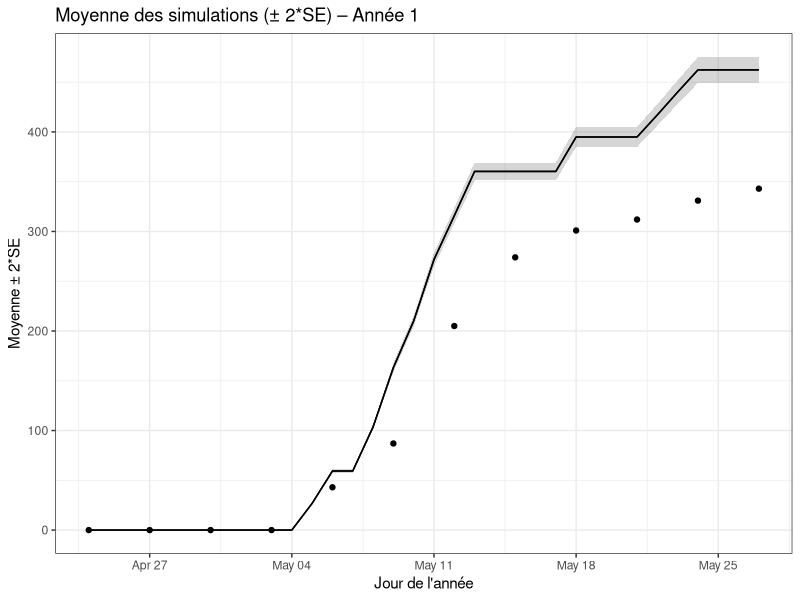
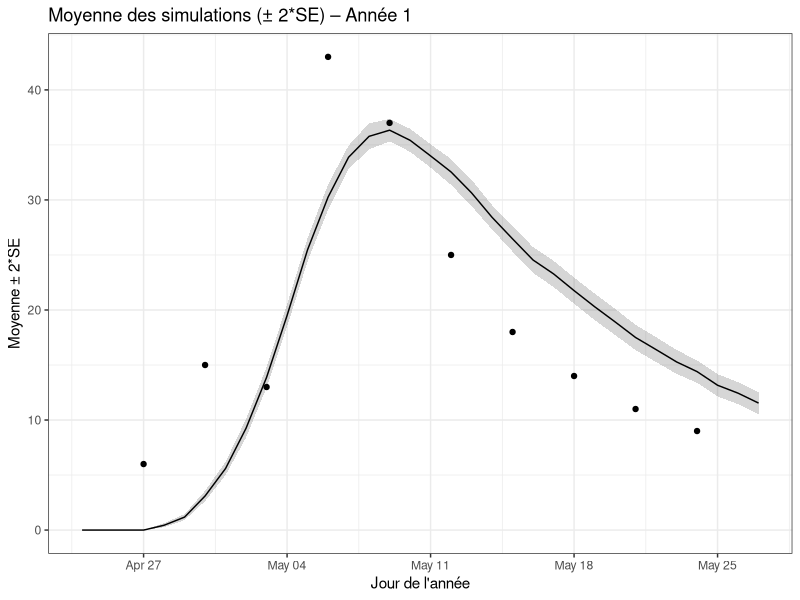
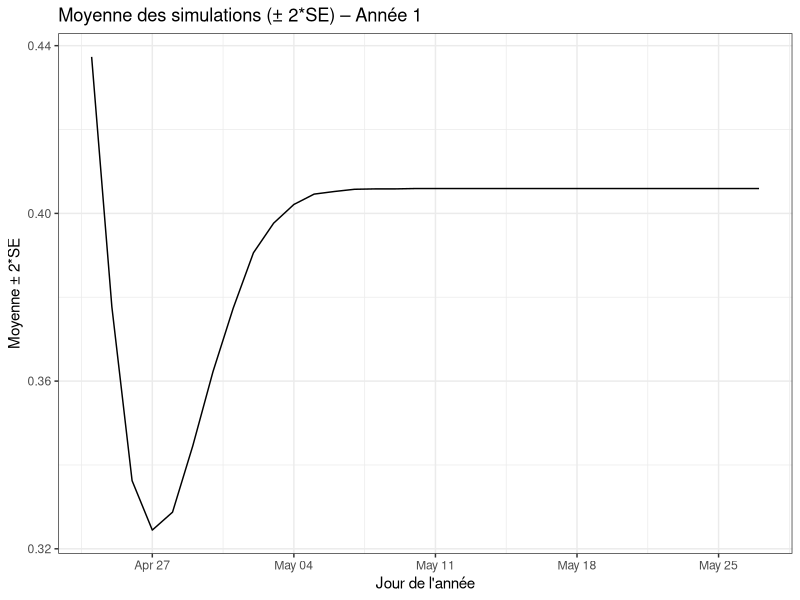
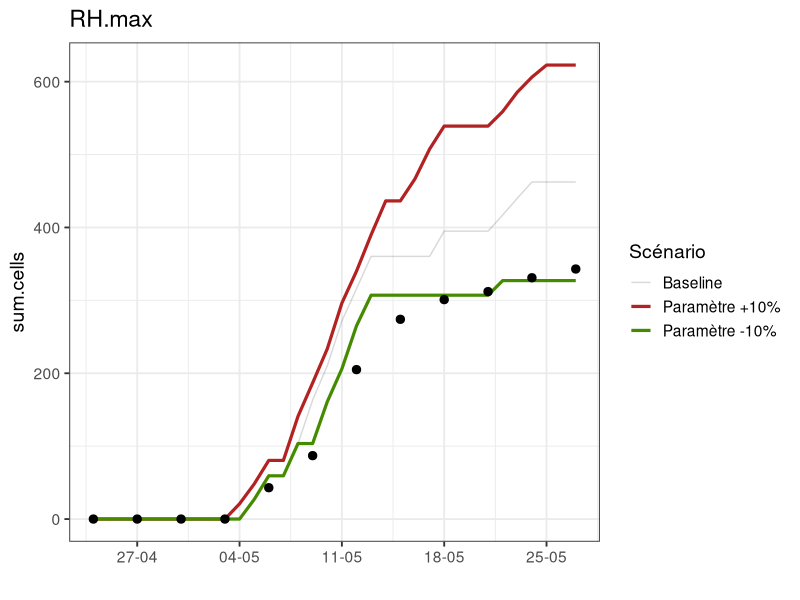
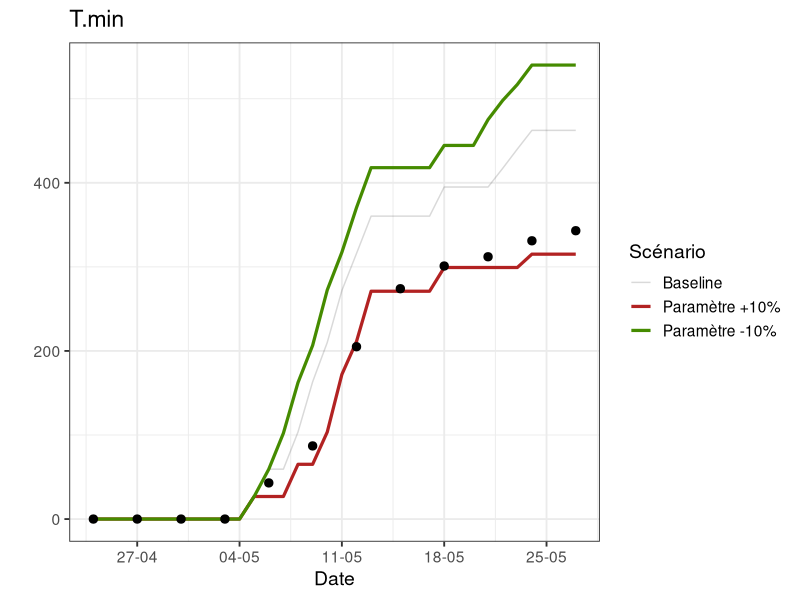
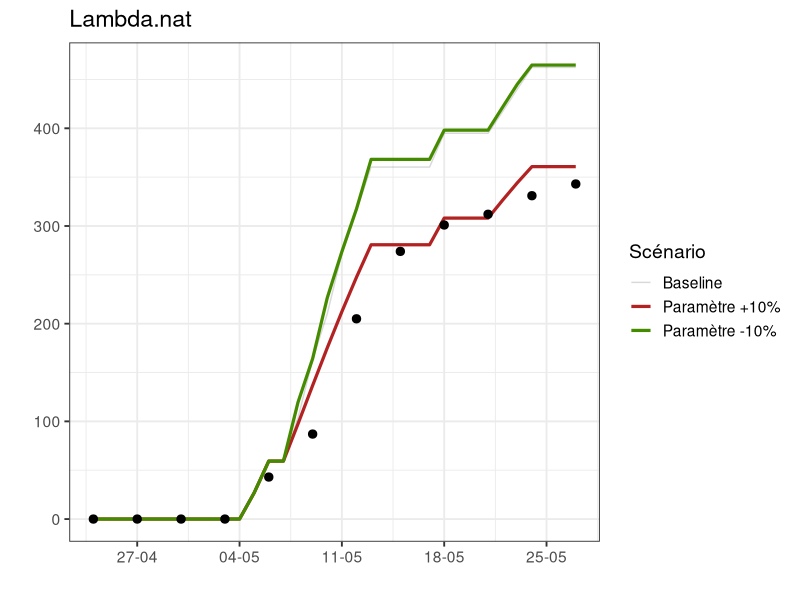
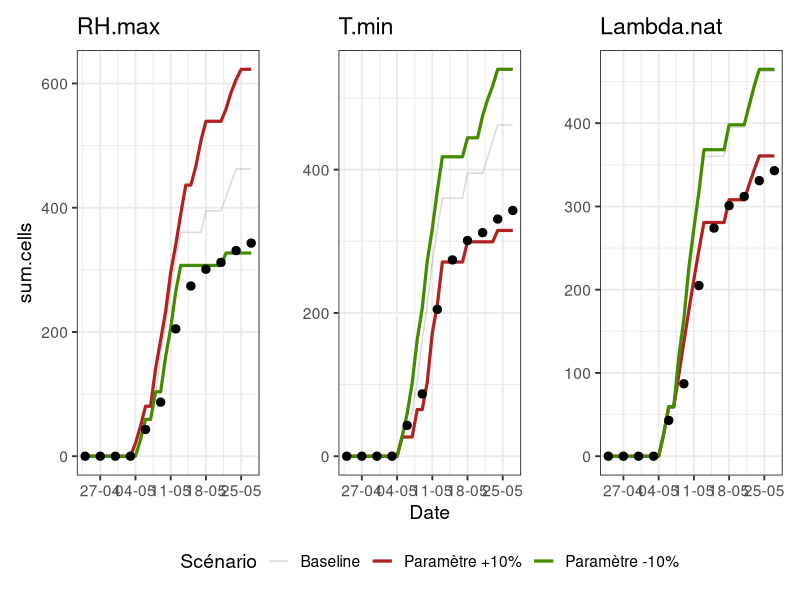

Source code (R) for these figures, in order: (Note: this script raises an error after producing the figures.)
## ---- chunk 1
knitr::opts_chunk$set(echo = TRUE)
## ---- chunk 2
rm(list = ls())
library(ggplot2)
library(stringr)
library(dplyr)
library(tidyverse)
library(patchwork)
library(here)
## ---- chunk 3
graph_file <- here("Graphs/Sens_analysis")
## ---- chunk 4
mean_sim_output <- read.csv("Mean_scenarios/mean_ouputs_baseline.csv")
mean_sim_output$DateREP <- str_replace(mean_sim_output$DateREP, " 1", " 2015")
mean_sim_output$DateREP <- as.Date(mean_sim_output$DateREP, "%d %B %Y")
head(mean_sim_output)
## ---- chunk 5
#Nesting females  -- Nest occupied
NO_field <- read.csv("Validation_data/NestOccup.csv")
NO_field$date <- as.Date(NO_field$date)
head(NO_field)

field_NO_summarize<-NO_field %>%
  group_by(date, treatment) %>% 
  summarise(female.sum = sum(female))
field_NO_summarize
## ---- chunk 6
# Cell production
cell_prod_field <- read.csv("Validation_data/CellProd.csv")
cell_prod_field $date <- as.Date(cell_prod_field $date)
head(cell_prod_field)

field_cell_prod_summarize <- cell_prod_field  %>% 
  group_by(date, treatment) %>% 
  summarise(brood.sum = sum(sum.cells))

#field_cell_prod_summarize$brood.sum.cum <- NA

for (i in 1:(nrow(field_cell_prod_summarize))){
  if (i == 1){
    field_cell_prod_summarize$brood.sum.cum[i] <- field_cell_prod_summarize$brood.sum[i]
  } else {
  field_cell_prod_summarize$brood.sum.cum[i] <- field_cell_prod_summarize$brood.sum.cum[i-1] + field_cell_prod_summarize$brood.sum[i]
  }
}


head(field_cell_prod_summarize)
## ---- chunk 7
# Offspring emergence
offspring_field <- read.csv("Validation_data/OffspringOverview.csv")
offspring_field$female.mean.weight.g <- NULL
offspring_field$male.mean.weight.g <- NULL
head(offspring_field )

field_sex_ratio <- offspring_field$female.num / ( offspring_field$female.num + offspring_field$male.num)
## ---- chunk 8

sim_cell_prod <- mean_sim_output %>%
  filter(variable == "sum.cells")  %>%
  filter(between(DateREP, as.Date("2015-04-24"), as.Date("2015-05-27")))
    
sim_cell_prod 

ggplot(sim_cell_prod,
       aes(x = DateREP, y = mean)) +
  geom_ribbon(aes(ymin = mean - 2*se, ymax = mean + 2*se),
              alpha = 0.2) +
  geom_line() +
  geom_point(data = field_cell_prod_summarize,
            aes(x = date, y = brood.sum.cum)) +
  geom_line()+
  labs(x = "Jour de l'année",
       y = "Moyenne ± 2*SE",
       title = "Moyenne des simulations (± 2*SE) – Année 1") +
  theme_bw()
## ---- chunk 9
sim_nest_f <- mean_sim_output %>%
  filter(variable == "bees.nesting.today")  %>%
  filter(between(DateREP, as.Date("2015-04-24"), as.Date("2015-05-27")))
    
sim_nest_f
field_NO_summarize


ggplot(sim_nest_f,
       aes(x = DateREP, y = mean)) +
  geom_ribbon(aes(ymin = mean - 2*se, ymax = mean + 2*se),
              alpha = 0.2) +
  geom_line() +
  geom_point(data = field_NO_summarize,
            aes(x = date, y = female.sum)) +
  labs(x = "Jour de l'année",
       y = "Moyenne ± 2*SE",
       title = "Moyenne des simulations (± 2*SE) – Année 1") +
  theme_bw()
## ---- chunk 10

field_sex_ratio <- offspring_field$female.num / ( offspring_field$female.num + offspring_field$male.num)


sim_offspring_male <- mean_sim_output %>%
  filter(variable == "m.emerged.yr")  %>%
  filter(between(DateREP, as.Date("2015-04-24"), as.Date("2015-05-27")))

sim_offspring_female <- mean_sim_output %>%
  filter(variable == "f.emerged.yr")  %>%
  filter(between(DateREP, as.Date("2015-04-24"), as.Date("2015-05-27")))

    
sim_sex_ratio <- sim_offspring_female$mean / (sim_offspring_female$mean + sim_offspring_male$mean)
sim_sex_ratio_df <- data.frame(date = sim_offspring_male$DateREP,
                               sex.ratio = sim_sex_ratio)


ggplot(sim_sex_ratio_df,
       aes(x = date, y = sex.ratio)) +
  geom_line() +
  labs(x = "Jour de l'année",
       y = "Moyenne ± 2*SE",
       title = "Moyenne des simulations (± 2*SE) – Année 1") +
  theme_bw()
## ---- chunk 11
all_scenarios <- read.csv("mean_outputs_all_scenarios.csv")
str(all_scenarios)
#Create a column which speficies the parameter
all_scenarios <- all_scenarios %>%
  mutate(DateREP =  str_replace(DateREP, " 1", " 2015"),
         DateREP = as.Date(DateREP, format= "%d %B %Y"),
         param_type =
           case_when(
             str_detect(scenario_name, "QN") ~ "lambda.nat",
             str_detect(scenario_name, "T")   ~ "temperature",
             str_detect(scenario_name, "RH")  ~ "humidity",
             TRUE ~ "other"
           ),
         level = case_when(
           str_detect(scenario_name, "baseline") ~ "baseline",
           str_detect(scenario_name, "low") ~ "low",
           str_detect(scenario_name, "high") ~ "high",
           TRUE ~ "other"),
         level = as.factor(level)) %>%
  filter(between(DateREP, as.Date("2015-04-24"), as.Date("2015-05-27")))

#Filter the relevant parameter sand relevant timelines
sim_lambda.nat_sum.cells <- all_scenarios %>%
  filter(param_type == "lambda.nat")  %>%
  filter(variable == "sum.cells")
sim_temp_sum.cells <- all_scenarios %>% filter(param_type == "temperature") %>%
  filter(variable == "sum.cells")
sim_rh_sum.cells <- all_scenarios %>% filter(param_type == "humidity") %>%
  filter(variable == "sum.cells")

base_sim_cell_prod <- sim_cell_prod #Baseline scenario filtered out for relevant dates and relevant variable (sum.cells)
base_sim_cell_prod$level <- as.factor("baseline")
field_cell_prod <- field_cell_prod_summarize %>%
  mutate(sum.cells =  brood.sum.cum)#field data

## ---- chunk 12
cols_levels <- c(
  "baseline" = "black",
  "low"      = "chartreuse4",
  "high"     = "firebrick"
)

labs_levels <- c(
  baseline = "Baseline",
  low      = "Paramètre -10%",
  high     = "Paramètre +10%"
)

## ---- chunk 13
p_RH <- ggplot() +
  geom_line( # baseline simulation
    data = base_sim_cell_prod,
    aes(x = DateREP, y = mean, colour = level),
    alpha = 0.15
  ) +
  geom_line( # sensitivity simulation to a parameter
    data = sim_rh_sum.cells,
    aes(x = DateREP, y = mean, colour = level),
    linewidth = 1.1
  ) +
  geom_point( # Field observation
    data = field_cell_prod,
    aes(x = date, y = sum.cells),
    size = 2.5,
    colour = "black"
  ) +
  scale_colour_manual(
    values = cols_levels,
    labels = labs_levels,
    name   = "Scénario"
  ) +
  theme_bw(base_size = 14) +
  scale_x_date(date_labels = "%d-%m")+
  labs(
    title = "RH.max",
    x = "",
    y = "sum.cells"
  )

p_RH
## ---- chunk 14
p_T <- ggplot() +
  geom_line( # baseline simulation
    data = base_sim_cell_prod,
    aes(x = DateREP, y = mean, colour = level),
    alpha = 0.15
  ) +
  geom_line( # sensitivity simulation to a parameter
    data = sim_temp_sum.cells,
    aes(x = DateREP, y = mean, colour = level),
    linewidth = 1.1
  ) +
  geom_point( # Field observation
    data = field_cell_prod,
    aes(x = date, y = sum.cells),
    size = 2.5,
    colour = "black"
  ) +
  scale_colour_manual(
    values = cols_levels,
    labels = labs_levels,
    name   = "Scénario"
  ) +
  theme_bw(base_size = 14) +
  scale_x_date(date_labels = "%d-%m")+
  labs(
    title = "T.min",
    x = "Date",
    y = ""
  )

p_T
## ---- chunk 15
p_lambda.nat <- ggplot() +
  geom_line( # baseline simulation
    data = base_sim_cell_prod,
    aes(x = DateREP, y = mean, colour = level),
    alpha = 0.15
  ) +
  geom_line( # sensitivity simulation to a parameter
    data = sim_lambda.nat_sum.cells,
    aes(x = DateREP, y = mean, colour = level),
    linewidth = 1.1
  ) +
  geom_point( # Field observation
    data = field_cell_prod,
    aes(x = date, y = sum.cells),
    size = 2.5,
    colour = "black"
  ) +
  scale_colour_manual(
    values = cols_levels,
    labels = labs_levels,
    name   = "Scénario"
  ) +
  scale_x_date(date_labels = "%d-%m")+
  theme_bw(base_size = 14) +
  labs(
    title = "Lambda.nat",
    x = "",
    y = ""
  )

p_lambda.nat
## ---- chunk 16
combo_plots <- ( p_RH | p_T | p_lambda.nat) +
  plot_layout(guides = "collect") &   # légende commune
  theme(
    legend.position  = "bottom",
    legend.direction = "horizontal"
  )

combo_plots

ggsave(
  paste(graph_file, "/sum.cells_3params.png", sep=""),
  plot   = combo_plots,
  width  = 14,
  height = 4
)
## ---- chunk 17
#Filter the relevant parametersand relevant timelines
sim_lambda.nat_nf <- all_scenarios %>%
  filter(param_type == "lambda.nat")  %>%
  filter(variable == "bees.nesting.today")
sim_temp_nf <- all_scenarios %>% filter(param_type == "temperature") %>%
  filter(variable == "bees.nesting.today")
sim_rh_nf <- all_scenarios %>% filter(param_type == "humidity") %>%
  filter(variable == "bees.nesting.today")

base_sim_nf <- sim_nest_f
base_sim_nf$level <- as.factor("baseline")


plot_rh_nf <- ggplot() +
  geom_line( # baseline simulation
    data = base_sim_nf,
    aes(x = DateREP, y = mean, colour = level),
    alpha = 0.15
  ) +
  geom_line( # sensitivity simulation to a parameter
    data = sim_rh_nf,
    aes(x = DateREP, y = mean, colour = level),
    linewidth = 1.1
  ) +
  geom_point( # Field observation
    data = field_NO_summarize,
    aes(x = date, y = female.sum),
    size = 2.5,
    colour = "black"
  ) +
  scale_x_date(date_labels = "%d-%m")+
  scale_colour_manual(
    values = cols_levels,
    labels = labs_levels,
    name   = "Scénario"
  ) +
  theme_bw(base_size = 14) +
  theme(
    legend.position = "bottom"
  ) +
  labs(
    title= "RH.max",
    x = "Date",
    y = "bees.nesting.today"
  )

plot_rh_nf

#ggsave("Images/bees.nesting.today_rh.png", plot_nf,
#     width = 5, height = 3)
## ---- chunk 18
plot_T_nf <- ggplot() +
  geom_line( # baseline simulation
    data = base_sim_nf,
    aes(x = DateREP, y = mean, colour = level),
    alpha = 0.15
  ) +
  geom_line( # sensitivity simulation to a parameter
    data = sim_temp_nf,
    aes(x = DateREP, y = mean, colour = level),
    linewidth = 1.1
  ) +
  geom_point( # Field observation
    data = field_NO_summarize,
    aes(x = date, y = female.sum),
    size = 2.5,
    colour = "black"
  ) +
  scale_x_date(date_labels = "%d-%m")+
  scale_colour_manual(
    values = cols_levels,
    labels = labs_levels,
    name   = "Scénario"
  ) +
  theme_bw(base_size = 14) +
  theme(
    legend.position = "bottom"
  ) +
  labs(
    title= "RH.max",
    x = "Date",
    y = "bees.nesting.today"
  )

plot_T_nf
## ---- chunk 19
plot_lambda.nat_nf <- ggplot() +
  geom_line( # baseline simulation
    data = base_sim_nf,
    aes(x = DateREP, y = mean, colour = level),
    alpha = 0.15
  ) +
  geom_line( # sensitivity simulation to a parameter
    data = sim_lambda.nat_nf,
    aes(x = DateREP, y = mean, colour = level),
    linewidth = 1.1
  ) +
  geom_point( # Field observation
    data = field_NO_summarize,
    aes(x = date, y = female.sum),
    size = 2.5,
    colour = "black"
  ) +
  scale_x_date(date_labels = "%d-%m")+
  scale_colour_manual(
    values = cols_levels,
    labels = labs_levels,
    name   = "Scénario"
  ) +
  theme_bw(base_size = 14) +
  theme(
    legend.position = "bottom"
  ) +
  labs(
    title= "RH.max",
    x = "Date",
    y = "bees.nesting.today"
  )

plot_lambda.nat_nf
